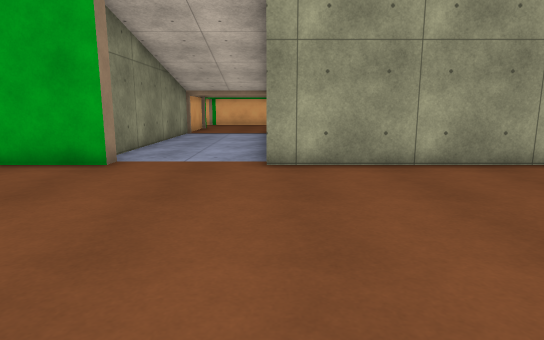
View 1 (above)

16 first-person views from a walk through a 3-D level made in the Unity game engine. The camera is 1.2 m above the floor, tilts 10° down and sees 75° across. The floor is counted in squares, 1 m on a side. Each view is taken from the middle of a square. On the plan, view 1 faces up. The plan holds only what a view shows up to about 14 squares ahead; the rest is blank. The place goes on beyond the plan. The player character is not drawn. Some surface patterns are stand-ins.

View 2
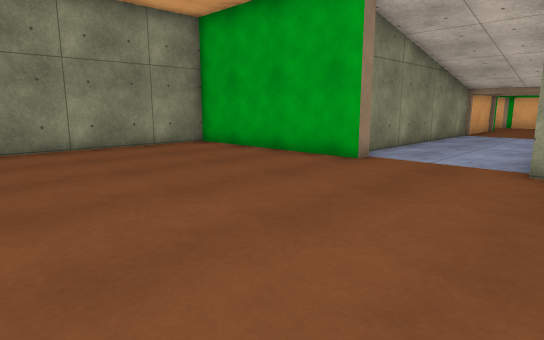

View 3
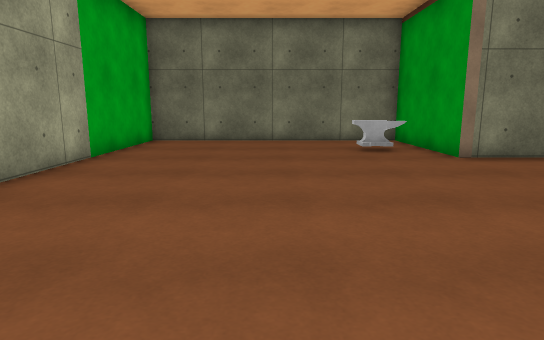

View 4
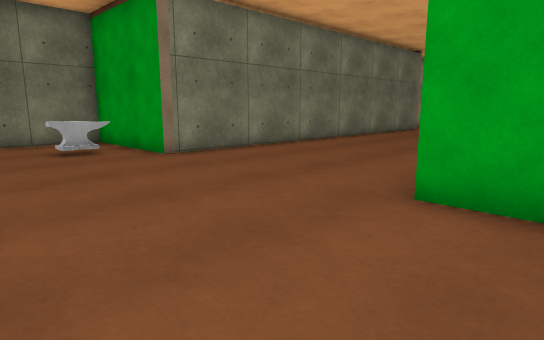

View 5
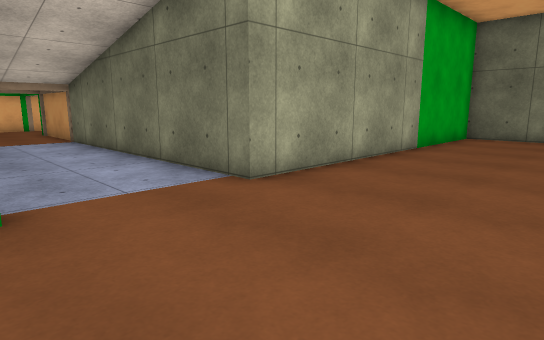

View 6
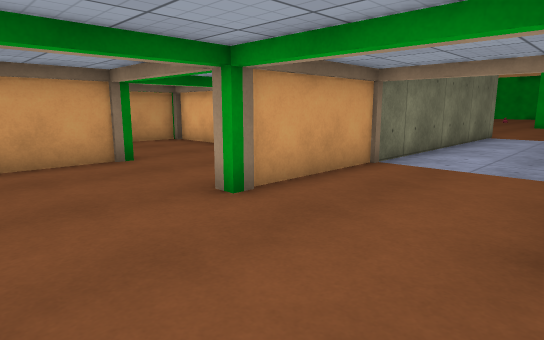

View 7
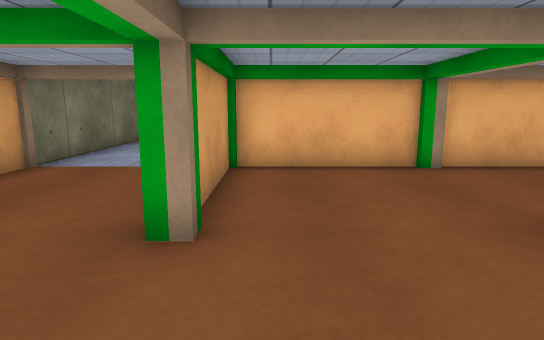

View 8
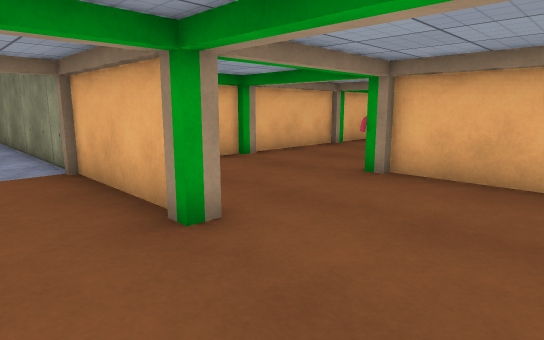

View 9
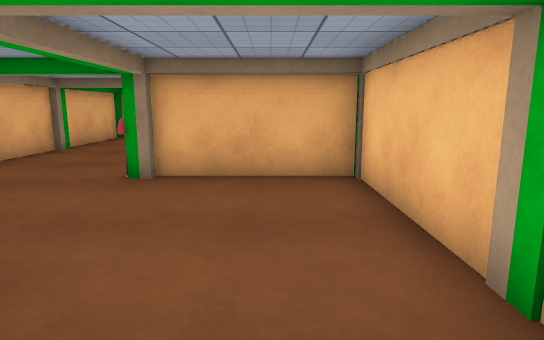

View 10
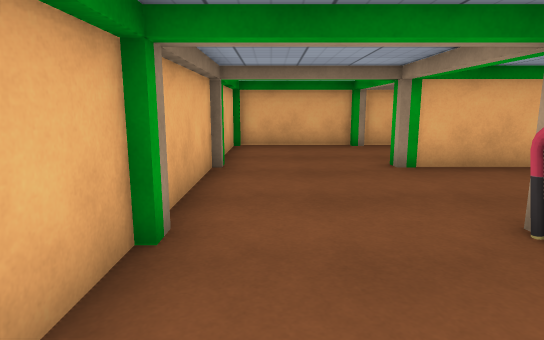

View 11
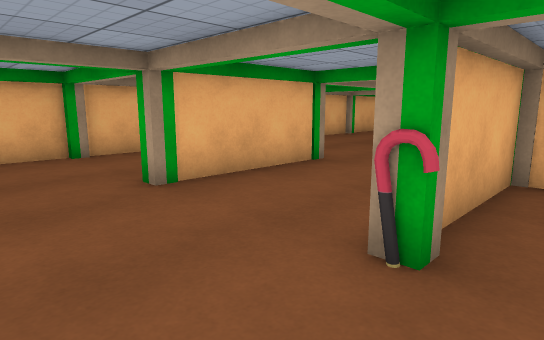

View 12
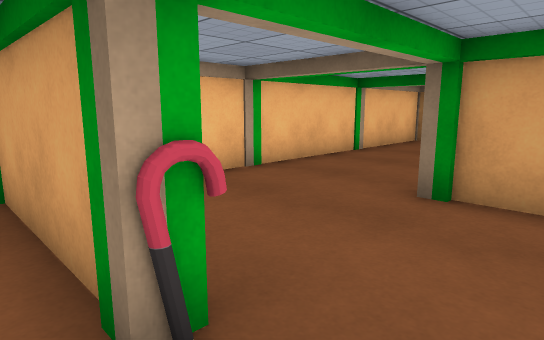

View 13
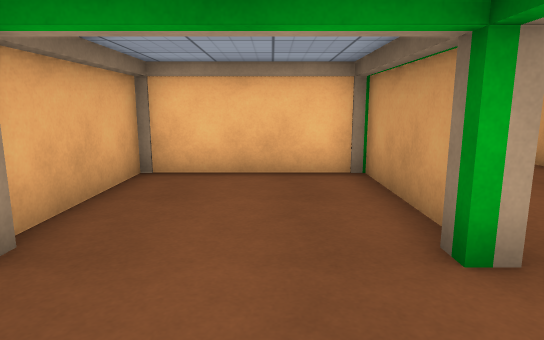

View 14
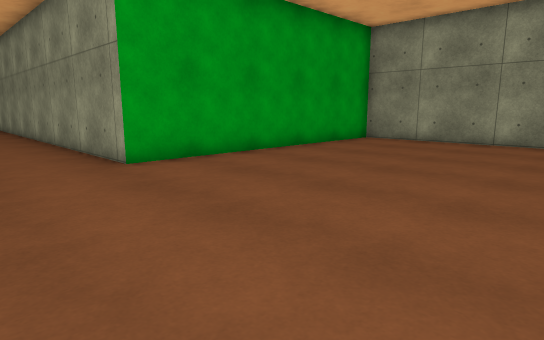

View 15
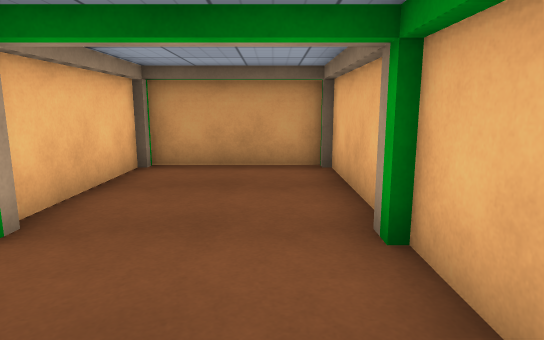

View 16
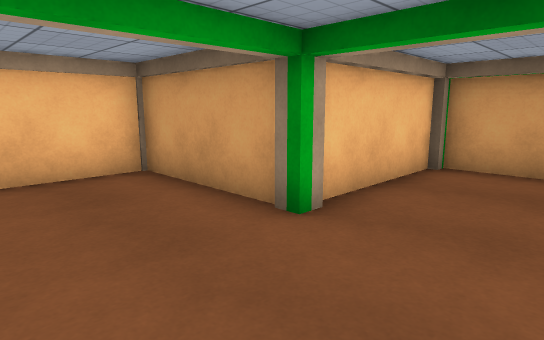

### Floor plan
Points are (right, up) in squares from view 1. A wall is a line through its corners. A room is listed if a view was taken in it or the views show most of it. See-through windows are left out.
Room 1 (views 1, 2, 3, 4, 5, 6, 7, 8, 9, 10, 11, 12, 13, 14, 15, 16)
walls: (-3.5, 8) (-3.5, 7.4) (-10, 7.4) (-10, -1.2); (2.5, 16.8) (4, 16.8); (-8, 16.8) (-4.1, 16.8) (-4.1, 20.9) (-4, 20.9) (-4, 8.8); (3.9, 17) (4.5, 17); (-8.5, 17) (-7.9, 17); (5, 16.8) (8.1, 16.8); (-12.1, 16.8) (-8.5, 16.8); (8.4, 17) (8.4, 20.5); (-9.8, -1.6) (-0.1, -1.6) (-0.1, -8.5); (4.5, 20.5) (4.1, 20.5) (4.1, 24.5) (-8.2, 24.5) (-8.2, 20.9); (-12.6, 17) (-12, 17); (-8, 21) (-8, 20.5) (-8.3, 20.5) (-8.3, 25.5); (8.1, 20.7) (4.6, 20.7); (-12.3, 21.4) (-12.3, 24.5); (-12, 24.5) (-16.4, 24.5) (-16.4, 20.9); (-16.4, 20.6) (-16.4, 16.8) (-12.8, 16.8); (-16.2, 21) (-16.2, 20.5); (-12.1, 25) (-12.1, 20.5) (-12.5, 20.5) (-12.5, 21); (6.6, -8.5) (6.6, -1.6) (11.1, -1.6) (11.1, 7.4) (-0.1, 7.4) (-0.1, 20.9) (0.4, 20.9)
objects: other object (-8, 20); anvil (8, -1) to (8, 0)

Where each view was taken, in squares from view 1:
view 1: 0 up, 0 right, facing up
view 2: 0 up, 1 right, facing up-left
view 3: 3 up, 2 left, facing right
view 4: 3 up, 2 left, facing down-right
view 5: 3 up, 4 left, facing up-right
view 6: 24 up, 4 left, facing down-right
view 7: 24 up, 5 left, facing down
view 8: 24 up, 2 left, facing down-left
view 9: 23 up, 2 left, facing left
view 10: 18 up, 5 left, facing left
view 11: 18 up, 7 left, facing up-left
view 12: 19 up, 9 left, facing up-right
view 13: 18 up, 14 left, facing up
view 14: 6 up, 3 right, facing down-left
view 15: 18 up, 1 right, facing right
view 16: 18 up, 1 right, facing up-right
